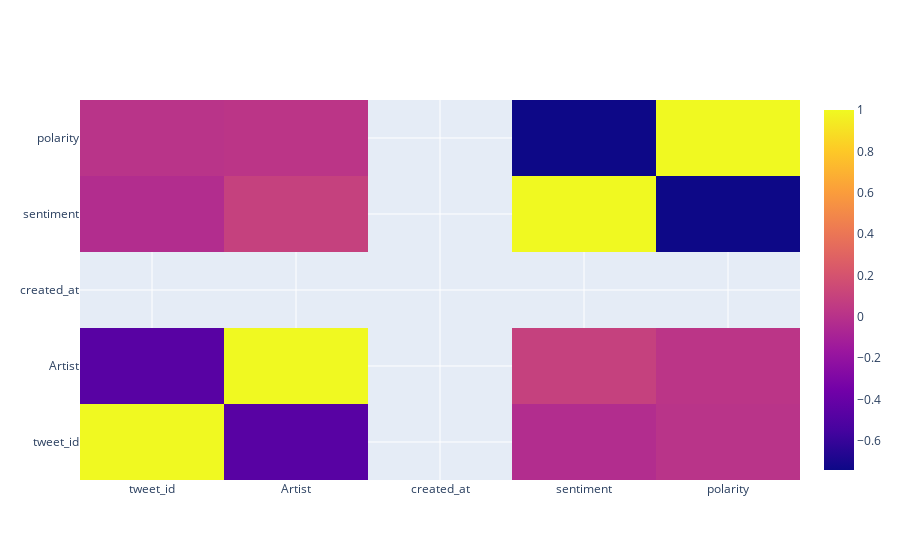

The cell this chart's notebook holds for it:
### Code cell
# Compute correlations between values within the DataFrame.
correl = sen_data.corr()

# Compute and print a heatmap of all correlations between data values within the DataFrame.
trace = go.Heatmap(z=correl.values,
                   x=correl.index.values,
                   y=correl.columns.values)
data=[trace]
plotly.offline.iplot(data, filename='basic-heatmap')

### Figure 1 — Plotly figure (JSON) as saved in the notebook; plotly's stock layout.template omitted (floating-point values rounded to 4 significant figures)
{"data": [{"type": "heatmap", "x": ["tweet_id", "Artist", "created_at", "sentiment", "polarity"], "y": ["tweet_id", "Artist", "created_at", "sentiment", "polarity"], "z": [[1, -0.4695, null, -0.02978, 0.01192], [-0.4695, 1, null, 0.09188, 0.02207], [null, null, null, null, null], [-0.02978, 0.09188, null, 1, -0.7405], [0.01192, 0.02207, null, -0.7405, 1]]}], "layout": {}}
